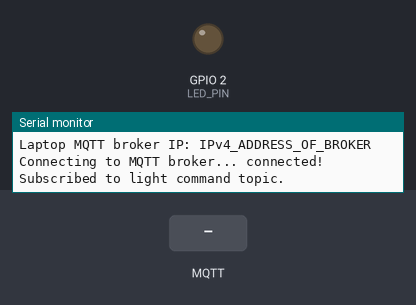
The sketch below on a simulated ESP32. Shown: output pins drawn as LEDs (lit = HIGH), the last lines printed to the serial monitor. The test bench sets the inputs (shaded band). WiFi joins after 1.5 s; servers stay silent unless stated; no MQTT or app messages arrive unless stated.

Above: at 2.7 s.
2.8 s: MQTT message "ON" arrives on the first subscribed topic
At 3.7 s:
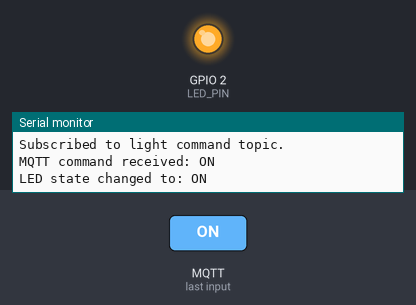
4.3 s: MQTT message "OFF" arrives on the first subscribed topic
At 5.0 s:
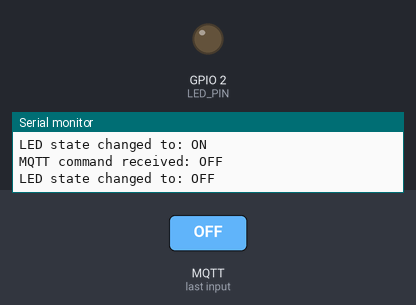
Timing chart, 0 to 7.3 s (numbered marks = the images above; inputs shaded):
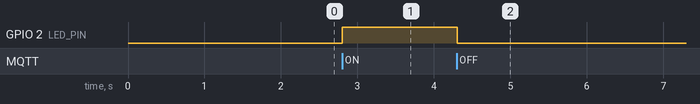

The sketch:

esp32_code.ino
```cpp
#include <WiFi.h>
#include <PubSubClient.h>
#include "config.h"

// 1. Wi-Fi credentials
const char* WIFI_SSID = my_WIFI_SSID;
const char* WIFI_PASSWORD = my_WIFI_PASSWORD;

// 2. MQTT broker settings
const char* MQTT_BROKER = my_MQTT_BROKER;
const int MQTT_PORT = my_MQTT_PORT;

const char* MQTT_USERNAME = my_MQTT_USERNAME;
const char* MQTT_PASSWORD = my_MQTT_PASSWORD;

// 3. MQTT topics
const char* LIGHT_SET_TOPIC =
    "smartlight/room1/light/set";

const char* LIGHT_STATE_TOPIC =
    "smartlight/room1/light/state";

// 4. Built-in LED
const int LED_PIN = 2;

// Most ESP32 Dev Module boards use HIGH for LED ON.
// Some board variants may use inverted logic.
const int LED_ON = HIGH;
const int LED_OFF = LOW;

// Create network and MQTT clients
WiFiClient wifiClient;
PubSubClient mqttClient(wifiClient);

bool ledState = false;


// Apply the LED state and report it through MQTT
void setLedState(bool turnOn) {
  digitalWrite(LED_PIN, turnOn ? LED_ON : LED_OFF);
  ledState = turnOn;

  const char* stateMessage = turnOn ? "ON" : "OFF";

  Serial.print("LED state changed to: ");
  Serial.println(stateMessage);

  // Report the actual commanded LED state to Node.js
  if (mqttClient.connected()) {
    mqttClient.publish(
      LIGHT_STATE_TOPIC,
      stateMessage,
      true
    );
  }
}


// Handle incoming MQTT commands
void mqttCallback(
    char* topic,
    byte* payload,
    unsigned int length
) {
  // Ignore messages from unrelated topics
  if (strcmp(topic, LIGHT_SET_TOPIC) != 0) {
    return;
  }

  // Convert the MQTT payload to text
  char message[16];
  if (length >= sizeof(message)) {
    Serial.println("MQTT command too long; ignored.");
    return;
  }

  memcpy(message, payload, length);
  message[length] = '\0';

  Serial.print("MQTT command received: ");
  Serial.println(message);

  if (strcmp(message, "ON") == 0) {
    setLedState(true);
  } else if (strcmp(message, "OFF") == 0) {
    setLedState(false);
  } else {
    Serial.println("Unknown command; ignored.");
  }
}


// Connect the ESP32 to Wi-Fi
void connectWiFi() {
  Serial.print("Connecting to Wi-Fi: ");
  Serial.println(WIFI_SSID);

  WiFi.mode(WIFI_STA);
  WiFi.begin(WIFI_SSID, WIFI_PASSWORD);

  while (WiFi.status() != WL_CONNECTED) {
    delay(500);
    Serial.print(".");
  }

  Serial.println();
  Serial.println("Wi-Fi connected!");

  Serial.print("ESP32 IP: ");
  Serial.println(WiFi.localIP());

  Serial.print("Gateway IP: ");
  Serial.println(WiFi.gatewayIP());

  Serial.print("Subnet mask: ");
  Serial.println(WiFi.subnetMask());

  Serial.print("Laptop MQTT broker IP: ");
  Serial.println(MQTT_BROKER);
}


// Connect and authenticate with Mosquitto
void reconnectMQTT() {
  while (!mqttClient.connected()) {
    Serial.print("Connecting to MQTT broker...");

    // Create a client ID unique to this ESP32
    String clientId = "ESP32-SmartLight-";
    clientId += String((uint32_t)ESP.getEfuseMac(), HEX);

    if (mqttClient.connect(
          clientId.c_str(),
          MQTT_USERNAME,
          MQTT_PASSWORD
        )) {

      Serial.println(" connected!");

      // Listen for light ON/OFF commands
      if (mqttClient.subscribe(LIGHT_SET_TOPIC, 1)) {
        Serial.println("Subscribed to light command topic.");
      } else {
        Serial.println("Subscription failed.");
      }

      // Report the current LED state
      const char* stateMessage = ledState ? "ON" : "OFF";
      mqttClient.publish(
        LIGHT_STATE_TOPIC,
        stateMessage,
        true
      );

    } else {
      Serial.print("Connection failed. MQTT state: ");
      Serial.println(mqttClient.state());
      Serial.println("Retrying in 3 seconds...");
      delay(3000);
    }
  }
}


void setup() {
  Serial.begin(115200);

  pinMode(LED_PIN, OUTPUT);
  digitalWrite(LED_PIN, LED_OFF);

  connectWiFi();

  mqttClient.setServer(MQTT_BROKER, MQTT_PORT);
  mqttClient.setCallback(mqttCallback);
  mqttClient.setKeepAlive(30);
  mqttClient.setBufferSize(256);

  reconnectMQTT();
}


void loop() {
  // Restore Wi-Fi connection if it drops
  if (WiFi.status() != WL_CONNECTED) {
    Serial.println("Wi-Fi disconnected. Reconnecting...");
    connectWiFi();
  }

  // Restore MQTT connection if it drops
  if (!mqttClient.connected()) {
    reconnectMQTT();
  }

  // Process incoming MQTT messages
  mqttClient.loop();

  delay(10);
}
```

config.example.h
```cpp
// INSTRUCTIONS: Copy this file, rename it to 'config.h', and enter your real credentials.

#ifndef CONFIG_H
#define CONFIG_H

#define my_WIFI_SSID "YOUR_WIFI_NAME_HERE"
#define my_WIFI_PASSWORD "YOUR_PASSWORD_HERE"

// 2. MQTT broker settings
#define  my_MQTT_BROKER "IPv4_ADDRESS_OF_BROKER"
#define my_MQTT_PORT 1234 // replace it with PORT NUMBER OF BROKER that you configured in mosquitto.conf

#define  my_MQTT_USERNAME "YOUR_MQTT_USERNAME"
#define  my_MQTT_PASSWORD "YOUR_MQTT_PASSWORD"

#endif
```

Measured:
- after the input at 2.8 s, GPIO 2 (LED_PIN): LOW → HIGH at once
- after the input at 4.3 s, GPIO 2 (LED_PIN): HIGH → LOW at once
